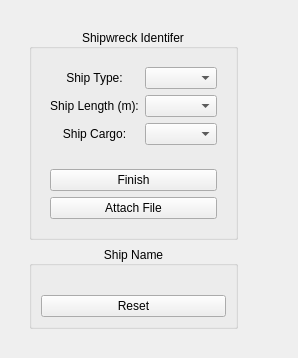
      <widget class="QWidget" name="shipwreck_panel_page">
       <layout class="QGridLayout" name="gridLayout_9">
        <item row="0" column="0">
         <widget class="QWidget" name="shipwreck_panel" native="true">
          <layout class="QHBoxLayout" name="horizontalLayout_7" stretch="30,70">
           <item>
            <widget class="QWidget" name="shipwreck_gui_panel" native="true">
             <layout class="QVBoxLayout" name="verticalLayout_5" stretch="50,50">
              <item>
               <widget class="QGroupBox" name="shipwreck_identifer">
                <property name="title">
                 <string>Shipwreck Identifer</string>
                </property>
                <property name="alignment">
                 <set>Qt::AlignmentFlag::AlignCenter</set>
                </property>
                <layout class="QVBoxLayout" name="verticalLayout_6" stretch="80,20">
                 <item>
                  <widget class="QWidget" name="shipwreck_combo_boxes_menu" native="true">
                   <layout class="QGridLayout" name="gridLayout_22">
                    <item row="0" column="0">
                     <widget class="QLabel" name="label">
                      <property name="text">
                       <string>Ship Type:</string>
                      </property>
                      <property name="alignment">
                       <set>Qt::AlignmentFlag::AlignCenter</set>
                      </property>
                     </widget>
                    </item>
                    <item row="0" column="1">
                     <widget class="QComboBox" name="shipType_menu"/>
                    </item>
                    <item row="1" column="0">
                     <widget class="QLabel" name="label_2">
                      <property name="text">
                       <string>Ship Length (m):</string>
                      </property>
                      <property name="alignment">
                       <set>Qt::AlignmentFlag::AlignCenter</set>
                      </property>
                     </widget>
                    </item>
                    <item row="1" column="1">
                     <widget class="QComboBox" name="shipLength_menu"/>
                    </item>
                    <item row="2" column="0">
                     <widget class="QLabel" name="label_3">
                      <property name="text">
                       <string>Ship Cargo:</string>
                      </property>
                      <property name="alignment">
                       <set>Qt::AlignmentFlag::AlignCenter</set>
                      </property>
                     </widget>
                    </item>
                    <item row="2" column="1">
                     <widget class="QComboBox" name="shipCargo_menu"/>
                    </item>
                   </layout>
                  </widget>
                 </item>
                 <item>
                  <widget class="QWidget" name="shipwreck_buttons_menu" native="true">
                   <layout class="QVBoxLayout" name="verticalLayout_7">
                    <item>
                     <widget class="QPushButton" name="shipFinishButton">
                      <property name="text">
                       <string>Finish</string>
                      </property>
                     </widget>
                    </item>
                    <item>
                     <widget class="QPushButton" name="attachFileShipwreck">
                      <property name="text">
                       <string>Attach File</string>
                      </property>
                     </widget>
                    </item>
                   </layout>
                  </widget>
                 </item>
                </layout>
               </widget>
              </item>
              <item>
               <widget class="QGroupBox" name="shipwreck_name_result">
                <property name="title">
                 <string>Ship Name</string>
                </property>
                <property name="alignment">
                 <set>Qt::AlignmentFlag::AlignCenter</set>
                </property>
                <layout class="QVBoxLayout" name="verticalLayout_8">
                 <item>
                  <widget class="QLabel" name="shipNameDisplay">
                   <property name="text">
                    <string/>
                   </property>
                   <property name="alignment">
                    <set>Qt::AlignmentFlag::AlignCenter</set>
                   </property>
                  </widget>
                 </item>
                 <item>
                  <widget class="QPushButton" name="shipwreckResetButton">
                   <property name="text">
                    <string>Reset</string>
                   </property>
                  </widget>
                 </item>
                </layout>
               </widget>
              </item>
             </layout>
            </widget>
           </item>
           <item>
            <widget class="QWidget" name="shipwreck_image_result_panel" native="true">
             <layout class="QGridLayout" name="gridLayout_23">
              <item row="0" column="0">
               <widget class="QLabel" name="shipwreckImageLabel">
                <property name="text">
                 <string/>
                </property>
                <property name="alignment">
                 <set>Qt::AlignmentFlag::AlignCenter</set>
                </property>
               </widget>
              </item>
             </layout>
            </widget>
           </item>
          </layout>
         </widget>
        </item>
       </layout>
      </widget>
